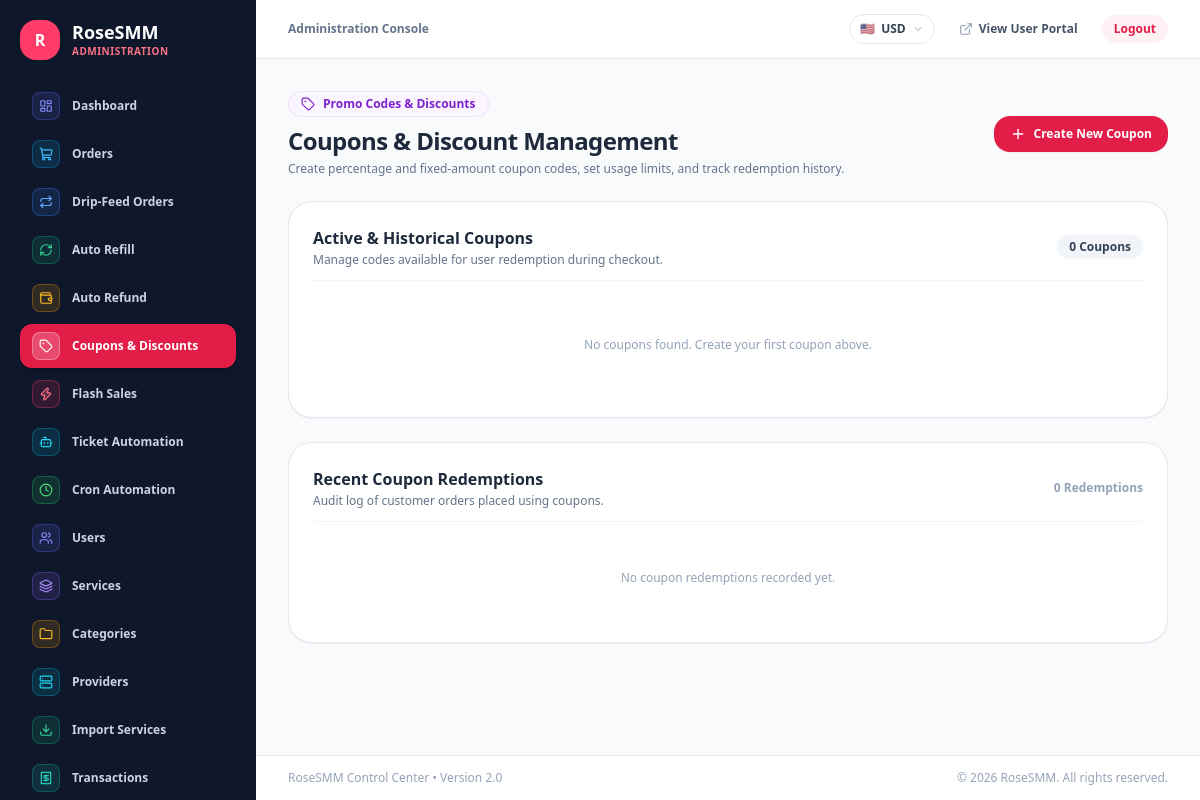
Page /admin/coupons (signed in) on the earlier database version.
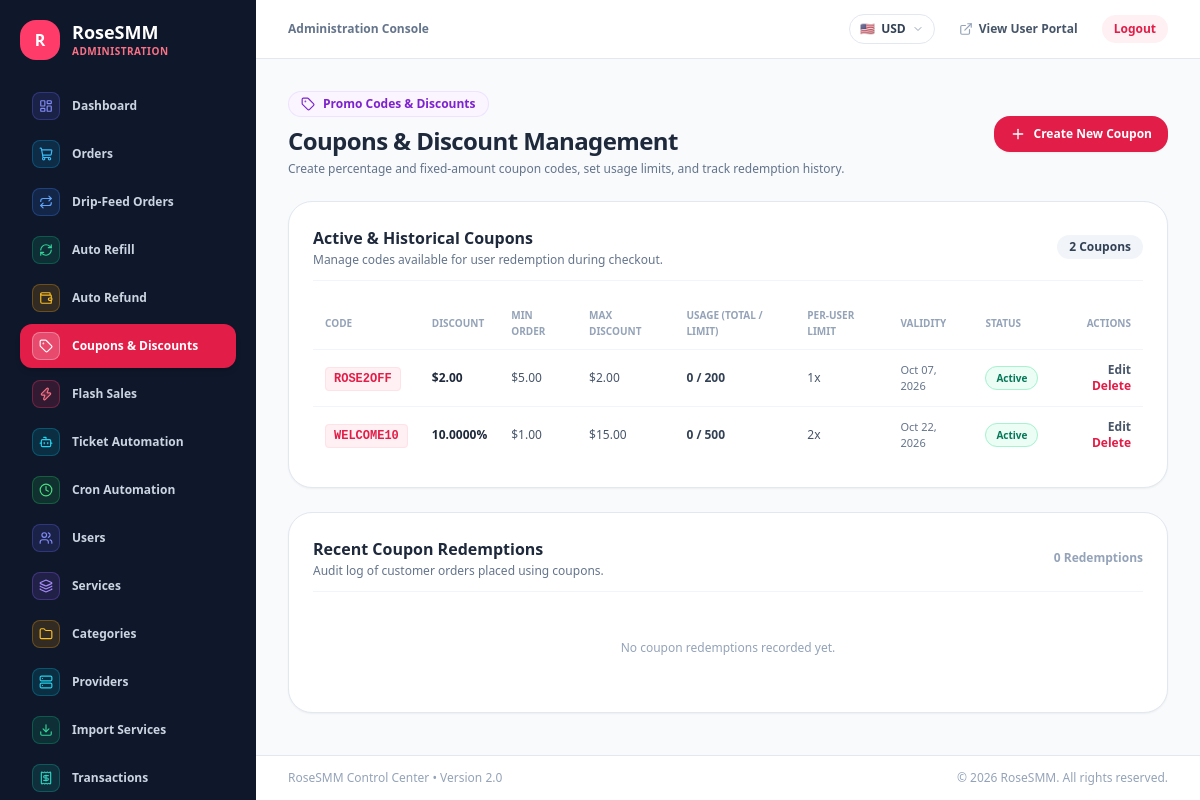
Same page on the later database version.
### tables this page shows
CREATE TABLE IF NOT EXISTS `coupons` (
  `id` INT AUTO_INCREMENT PRIMARY KEY,
  `code` VARCHAR(50) NOT NULL UNIQUE,
  `description` VARCHAR(255) DEFAULT '',
  `discount_type` ENUM('percentage', 'fixed') NOT NULL DEFAULT 'percentage',
  `discount_value` DECIMAL(10, 4) NOT NULL,
  `min_order_amount` DECIMAL(10, 4) DEFAULT 0.0000,
  `max_discount` DECIMAL(10, 4) DEFAULT NULL,
  `total_usage_limit` INT DEFAULT 0,
  `per_user_limit` INT DEFAULT 1,
  `used_count` INT DEFAULT 0,
  `service_ids` TEXT DEFAULT NULL,
  `category_ids` TEXT DEFAULT NULL,
  `is_enabled` TINYINT(1) DEFAULT 1,
  `starts_at` DATETIME DEFAULT NULL,
  `expires_at` DATETIME DEFAULT NULL,
  `created_at` TIMESTAMP DEFAULT CURRENT_TIMESTAMP,
  `updated_at` TIMESTAMP DEFAULT CURRENT_TIMESTAMP ON UPDATE CURRENT_TIMESTAMP,
  KEY `idx_code` (`code`),
  KEY `idx_is_enabled` (`is_enabled`)
);

### views/admin/coupons.php (the view, shortened to what the changed rows need)
<?php
require_once __DIR__ . '/../layouts/admin_header.php';
$db = getDB();
$coupons = $db->query("SELECT * FROM coupons ORDER BY id DESC")->fetchAll();
$usages = $db->query("
    SELECT u.*, c.code, usr.username
    FROM coupon_usages u
    JOIN coupons c ON u.coupon_id = c.id
    JOIN users usr ON u.user_id = usr.id
    ORDER BY u.id DESC LIMIT 40
")->fetchAll();
?>
<div class="space-y-6 max-w-7xl mx-auto">
  <div class="flex flex-col sm:flex-row sm:items-center justify-between gap-4">
    <div>
      <div class="inline-flex items-center gap-2 px-3 py-1 rounded-full bg-purple-50 border border-purple-200/60 text-purple-700 text-xs font-bold mb-2">
        <i data-lucide="tag" class="w-3.5 h-3.5"></i> Promo Codes & Discounts
      </div>
      <h1 class="text-2xl font-black text-slate-800 tracking-tight flex items-center gap-2.5">
        Coupons & Discount Management
      </h1>
      <p class="text-xs text-slate-500 mt-1">
        Create percentage and fixed-amount coupon codes, set usage limits, and track redemption history.
      </p>
    </div>
    <button
      type="button"
      onclick="openCouponModal()"
      class="inline-flex items-center gap-2 px-4 py-2.5 rounded-2xl bg-rose-600 hover:bg-rose-700 text-white font-bold text-xs shadow-sm transition-colors cursor-pointer"
    >
      <i data-lucide="plus" class="w-4 h-4"></i>
      <span>Create New Coupon</span>
    </button>
  </div>
  <div class="bg-white rounded-3xl border border-slate-200 p-6 shadow-sm space-y-4">
    <div class="flex items-center justify-between pb-3 border-b border-slate-100">
      <div>
        <h3 class="text-base font-black text-slate-800">Active & Historical Coupons</h3>
        <p class="text-xs text-slate-500 mt-0.5">Manage codes available for user redemption during checkout.</p>
      </div>
      <span class="px-3 py-1 rounded-full text-xs font-bold bg-slate-100 text-slate-700">
        <?= count($coupons) ?> Coupons
      </span>
    </div>
    <?php if (empty($coupons)): ?>
      <div class="text-center py-10 text-slate-400 text-xs font-medium">No coupons found. Create your first coupon above.</div>
    <?php else: ?>
      <div class="overflow-x-auto">
        <table class="w-full text-left text-xs">
          <thead>
            <tr class="border-b border-slate-100 text-[10px] uppercase font-bold text-slate-400">
              <th class="py-2.5 px-3">Code</th>
              <th class="py-2.5 px-3">Discount</th>
              <th class="py-2.5 px-3">Min Order</th>
              <th class="py-2.5 px-3">Max Discount</th>
              <th class="py-2.5 px-3">Usage (Total / Limit)</th>
              <th class="py-2.5 px-3">Per-User Limit</th>
              <th class="py-2.5 px-3">Validity</th>
              <th class="py-2.5 px-3">Status</th>
              <th class="py-2.5 px-3 text-right">Actions</th>
            </tr>
          </thead>
          <tbody class="divide-y divide-slate-100">
            <?php foreach ($coupons as $c): ?>
              <tr>
                <td class="py-3 px-3">
                  <span class="font-mono font-black text-rose-600 bg-rose-50 px-2 py-1 rounded border border-rose-100 text-xs">
                    <?= e($c['code']) ?>
                  </span>
                </td>
                <td class="py-3 px-3 font-bold text-slate-800">
                  <?= $c['discount_type'] === 'percentage' ? $c['discount_value'] . '%' : '$' . number_format($c['discount_value'], 2) ?>
                </td>
                <td class="py-3 px-3 text-slate-600">
                  <?= (float)$c['min_order_amount'] > 0 ? '$' . number_format($c['min_order_amount'], 2) : 'None' ?>
                </td>
                <td class="py-3 px-3 text-slate-600">
                  <?= (float)($c['max_discount'] ?? 0) > 0 ? '$' . number_format($c['max_discount'], 2) : 'Unlimited' ?>
                </td>
                <td class="py-3 px-3 font-semibold text-slate-700">
                  <?= $c['used_count'] ?> / <?= !empty($c['total_usage_limit']) ? $c['total_usage_limit'] : '∞' ?>
                </td>
                <td class="py-3 px-3 text-slate-600"><?= $c['per_user_limit'] ?>x</td>
                <td class="py-3 px-3 text-[11px] text-slate-500">
                  <?= !empty($c['expires_at']) ? date('M d, Y', strtotime($c['expires_at'])) : 'No Expiry' ?>
                </td>
                <td class="py-3 px-3">
                  <form method="POST" class="inline">
                    <button type="submit" class="cursor-pointer">
                      <?php if (!empty($c['is_enabled'])): ?>
                        <span class="px-2.5 py-1 rounded-full text-[10px] font-bold bg-emerald-50 text-emerald-700 border border-emerald-200">Active</span>
                      <?php else: ?>
                        <span class="px-2.5 py-1 rounded-full text-[10px] font-bold bg-slate-100 text-slate-500">Inactive</span>
                      <?php endif; ?>
                    </button>
                  </form>
                </td>
                <td class="py-3 px-3 text-right space-x-2">
                  <button type="button" onclick='editCoupon(<?= json_encode($c) ?>)' class="text-slate-600 hover:text-slate-900 font-bold">
                    Edit
                  </button>
                  <form method="POST" class="inline" onsubmit="return confirm('Delete this coupon?');">
                    <button type="submit" class="text-rose-600 hover:text-rose-800 font-bold cursor-pointer">
                      Delete
                    </button>
                  </form>
                </td>
              </tr>
            <?php endforeach; ?>
          </tbody>
        </table>
      </div>
    <?php endif; ?>
  </div>
  <div class="bg-white rounded-3xl border border-slate-200 p-6 shadow-sm space-y-4">
    <div class="flex items-center justify-between pb-3 border-b border-slate-100">
      <div>
        <h3 class="text-base font-black text-slate-800">Recent Coupon Redemptions</h3>
        <p class="text-xs text-slate-500 mt-0.5">Audit log of customer orders placed using coupons.</p>
      </div>
      <span class="text-xs text-slate-400 font-semibold"><?= count($usages) ?> Redemptions</span>
    </div>
    <?php if (empty($usages)): ?>
      <div class="text-center py-8 text-slate-400 text-xs">No coupon redemptions recorded yet.</div>
    <?php endif; ?>
  </div>
</div>
<?php require_once __DIR__ . '/../layouts/admin_footer.php'; ?>

Differences in the rows shown:
added coupons: code "ROSE2OFF", discount_value "2.00", min_order_amount "5.00", max_discount "2.00", used_count "0", total_usage_limit "200", per_user_limit "1", expires_at "Oct 07, 2026", is_enabled "Active"
added coupons: code "WELCOME10", discount_value "10.0000", min_order_amount "1.00", max_discount "15.00", used_count "0", total_usage_limit "500", per_user_limit "2", expires_at "Oct 22, 2026", is_enabled "Active"
Other differences:
count($coupons): "0" → "2"
text no longer shown: "No coupons found. Create your first coupon above."
text now shown: "CODE DISCOUNT MIN ORDER MAX DISCOUNT USAGE (TOTAL / LIMIT) PER-USER LIMIT VALIDITY STATUS ACTIONS"
